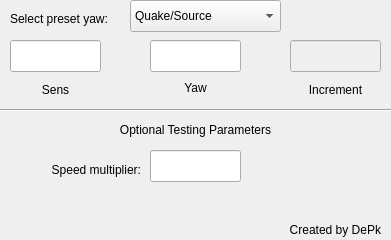
<?xml version="1.0" encoding="UTF-8"?>
<ui version="4.0">
 <class>Form</class>
 <widget class="QWidget" name="Form">
  <property name="geometry">
   <rect>
    <x>0</x>
    <y>0</y>
    <width>391</width>
    <height>240</height>
   </rect>
  </property>
  <property name="minimumSize">
   <size>
    <width>391</width>
    <height>240</height>
   </size>
  </property>
  <property name="maximumSize">
   <size>
    <width>391</width>
    <height>240</height>
   </size>
  </property>
  <property name="windowTitle">
   <string>Sensitivity Matcher</string>
  </property>
  <widget class="QLabel" name="presetYawLabel">
   <property name="geometry">
    <rect>
     <x>10</x>
     <y>10</y>
     <width>111</width>
     <height>18</height>
    </rect>
   </property>
   <property name="text">
    <string>Select preset yaw:</string>
   </property>
  </widget>
  <widget class="QComboBox" name="presetYaw">
   <property name="geometry">
    <rect>
     <x>130</x>
     <y>0</y>
     <width>151</width>
     <height>32</height>
    </rect>
   </property>
   <item>
    <property name="text">
     <string>Quake/Source</string>
    </property>
   </item>
   <item>
    <property name="text">
     <string>Overwatch/Valorant</string>
    </property>
   </item>
   <item>
    <property name="text">
     <string>Rainbow Six Siege</string>
    </property>
   </item>
   <item>
    <property name="text">
     <string>Custom</string>
    </property>
   </item>
  </widget>
  <widget class="QLabel" name="yawLabel">
   <property name="geometry">
    <rect>
     <x>150</x>
     <y>78</y>
     <width>91</width>
     <height>20</height>
    </rect>
   </property>
   <property name="text">
    <string>Yaw</string>
   </property>
   <property name="alignment">
    <set>Qt::AlignmentFlag::AlignCenter</set>
   </property>
   <property name="setAlignment" stdset="0">
    <string/>
   </property>
  </widget>
  <widget class="QLineEdit" name="sens">
   <property name="geometry">
    <rect>
     <x>10</x>
     <y>40</y>
     <width>91</width>
     <height>32</height>
    </rect>
   </property>
   <property name="text">
    <string/>
   </property>
  </widget>
  <widget class="QLabel" name="sensLabel">
   <property name="geometry">
    <rect>
     <x>10</x>
     <y>80</y>
     <width>91</width>
     <height>20</height>
    </rect>
   </property>
   <property name="text">
    <string>Sens</string>
   </property>
   <property name="alignment">
    <set>Qt::AlignmentFlag::AlignCenter</set>
   </property>
  </widget>
  <widget class="QLineEdit" name="increment">
   <property name="enabled">
    <bool>false</bool>
   </property>
   <property name="geometry">
    <rect>
     <x>290</x>
     <y>40</y>
     <width>91</width>
     <height>32</height>
    </rect>
   </property>
   <property name="text">
    <string/>
   </property>
  </widget>
  <widget class="QLineEdit" name="yaw">
   <property name="geometry">
    <rect>
     <x>150</x>
     <y>40</y>
     <width>91</width>
     <height>32</height>
    </rect>
   </property>
   <property name="text">
    <string/>
   </property>
  </widget>
  <widget class="QLabel" name="incrementLabel">
   <property name="geometry">
    <rect>
     <x>290</x>
     <y>80</y>
     <width>91</width>
     <height>20</height>
    </rect>
   </property>
   <property name="text">
    <string>Increment</string>
   </property>
   <property name="alignment">
    <set>Qt::AlignmentFlag::AlignCenter</set>
   </property>
   <property name="setAlignment" stdset="0">
    <string/>
   </property>
  </widget>
  <widget class="QLabel" name="optionalTestingParametersLabel">
   <property name="geometry">
    <rect>
     <x>100</x>
     <y>120</y>
     <width>191</width>
     <height>20</height>
    </rect>
   </property>
   <property name="text">
    <string>Optional Testing Parameters</string>
   </property>
   <property name="alignment">
    <set>Qt::AlignmentFlag::AlignCenter</set>
   </property>
   <property name="setAlignment" stdset="0">
    <string/>
   </property>
  </widget>
  <widget class="Line" name="line">
   <property name="geometry">
    <rect>
     <x>-50</x>
     <y>100</y>
     <width>491</width>
     <height>20</height>
    </rect>
   </property>
   <property name="orientation">
    <enum>Qt::Orientation::Horizontal</enum>
   </property>
  </widget>
  <widget class="QLineEdit" name="speed">
   <property name="geometry">
    <rect>
     <x>150</x>
     <y>150</y>
     <width>91</width>
     <height>32</height>
    </rect>
   </property>
   <property name="text">
    <string/>
   </property>
  </widget>
  <widget class="QLabel" name="speedLabel">
   <property name="geometry">
    <rect>
     <x>10</x>
     <y>160</y>
     <width>131</width>
     <height>20</height>
    </rect>
   </property>
   <property name="text">
    <string>Speed multiplier:</string>
   </property>
   <property name="alignment">
    <set>Qt::AlignmentFlag::AlignRight|Qt::AlignmentFlag::AlignTrailing|Qt::AlignmentFlag::AlignVCenter</set>
   </property>
   <property name="setAlignment" stdset="0">
    <string/>
   </property>
  </widget>
  <widget class="QLabel" name="speedLabel_2">
   <property name="geometry">
    <rect>
     <x>250</x>
     <y>220</y>
     <width>131</width>
     <height>20</height>
    </rect>
   </property>
   <property name="text">
    <string>Created by DePk</string>
   </property>
   <property name="alignment">
    <set>Qt::AlignmentFlag::AlignRight|Qt::AlignmentFlag::AlignTrailing|Qt::AlignmentFlag::AlignVCenter</set>
   </property>
   <property name="setAlignment" stdset="0">
    <string/>
   </property>
  </widget>
 </widget>
 <resources/>
 <connections/>
</ui>
